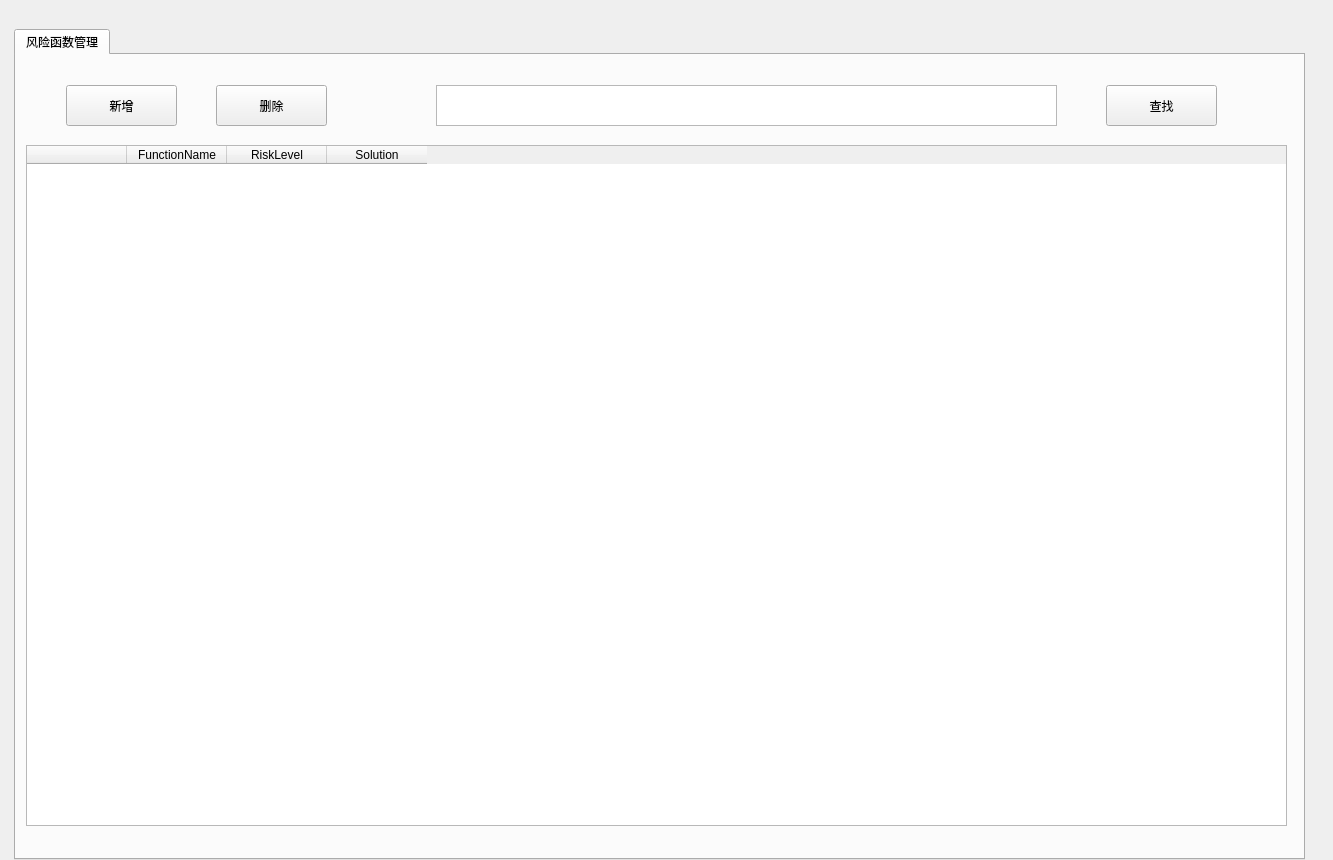
<?xml version="1.0" encoding="UTF-8"?>
<ui version="4.0">
 <class>ManageRiskFunction</class>
 <widget class="QWidget" name="ManageRiskFunction">
  <property name="geometry">
   <rect>
    <x>0</x>
    <y>0</y>
    <width>1333</width>
    <height>860</height>
   </rect>
  </property>
  <property name="windowTitle">
   <string>Form</string>
  </property>
  <widget class="QTabWidget" name="tabWidget">
   <property name="geometry">
    <rect>
     <x>14</x>
     <y>29</y>
     <width>1291</width>
     <height>831</height>
    </rect>
   </property>
   <property name="currentIndex">
    <number>0</number>
   </property>
   <widget class="QWidget" name="tab">
    <attribute name="title">
     <string>风险函数管理</string>
    </attribute>
    <widget class="QTableWidget" name="AllRiskFuncTableWidget">
     <property name="geometry">
      <rect>
       <x>10</x>
       <y>90</y>
       <width>1261</width>
       <height>681</height>
      </rect>
     </property>
     <property name="styleSheet">
      <string notr="true">QTableWidget::horizontalHeader {
    background-color: #98b4d5;
}
</string>
     </property>
     <property name="gridStyle">
      <enum>Qt::SolidLine</enum>
     </property>
     <attribute name="horizontalHeaderCascadingSectionResizes">
      <bool>true</bool>
     </attribute>
     <column>
      <property name="text">
       <string/>
      </property>
      <property name="whatsThis">
       <string>QCheckBox</string>
      </property>
     </column>
     <column>
      <property name="text">
       <string>FunctionName</string>
      </property>
     </column>
     <column>
      <property name="text">
       <string>RiskLevel</string>
      </property>
     </column>
     <column>
      <property name="text">
       <string>Solution</string>
      </property>
     </column>
    </widget>
    <widget class="QPushButton" name="AddPushButton">
     <property name="geometry">
      <rect>
       <x>50</x>
       <y>30</y>
       <width>111</width>
       <height>41</height>
      </rect>
     </property>
     <property name="text">
      <string>新增</string>
     </property>
    </widget>
    <widget class="QPushButton" name="DeletePushButton">
     <property name="geometry">
      <rect>
       <x>200</x>
       <y>30</y>
       <width>111</width>
       <height>41</height>
      </rect>
     </property>
     <property name="text">
      <string>删除</string>
     </property>
    </widget>
    <widget class="QPushButton" name="FindPushButton">
     <property name="geometry">
      <rect>
       <x>1090</x>
       <y>30</y>
       <width>111</width>
       <height>41</height>
      </rect>
     </property>
     <property name="text">
      <string>查找</string>
     </property>
    </widget>
    <widget class="QTextEdit" name="FindTextEdit">
     <property name="geometry">
      <rect>
       <x>420</x>
       <y>30</y>
       <width>621</width>
       <height>41</height>
      </rect>
     </property>
    </widget>
    <widget class="QLabel" name="picLable">
     <property name="geometry">
      <rect>
       <x>380</x>
       <y>30</y>
       <width>41</width>
       <height>41</height>
      </rect>
     </property>
     <property name="text">
      <string/>
     </property>
    </widget>
    <widget class="ClickableLabel" name="picLable2">
     <property name="geometry">
      <rect>
       <x>1000</x>
       <y>30</y>
       <width>41</width>
       <height>41</height>
      </rect>
     </property>
     <property name="text">
      <string/>
     </property>
    </widget>
   </widget>
  </widget>
 </widget>
 <customwidgets>
  <customwidget>
   <class>ClickableLabel</class>
   <extends>QLabel</extends>
   <header location="global">UI.ToolWidget.ClickableLabel</header>
  </customwidget>
 </customwidgets>
 <resources/>
 <connections/>
</ui>
